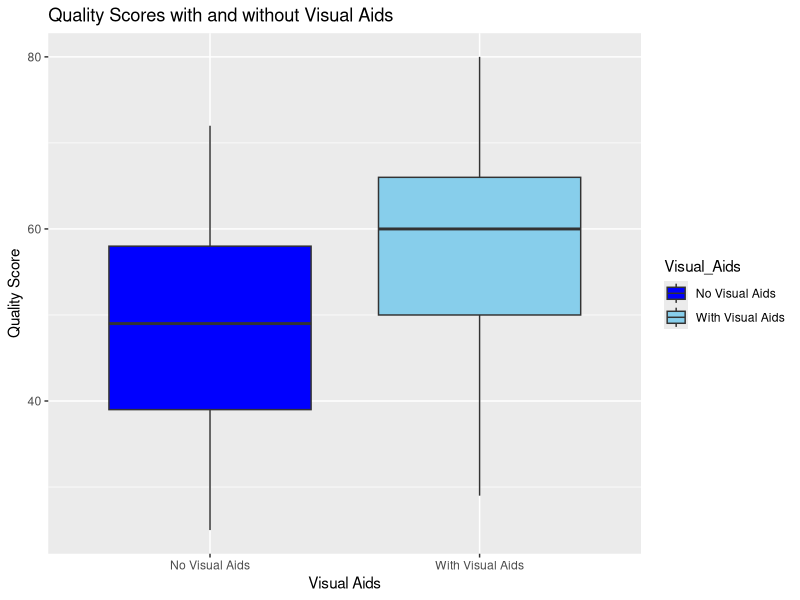

The R source for this figure: (Note: this script raises an error after producing the figure.)

# Load required libraries
library(dplyr)   # For data manipulation
library(ggplot2) # For data visualization
library(tidyr)   # For data restructuring



# Create vectors for quality scores and visual aids
quality_scores <- c(50, 60, 58, 72, 36, 51, 49, 49, 25, 52, 41, 32, 58, 39, 25, 40, 61,
                    58, 70, 60, 73, 40, 63, 54, 60, 29, 57, 66, 37, 50, 48, 80, 65, 70)

visual_aids <- rep(c("No Visual Aids", "With Visual Aids"), each = 17)

# Create a data frame
lecture_data <- data.frame(Student = 1:17, Quality_Score = quality_scores, Visual_Aids = visual_aids)

# View the first few rows of the data frame
head(lecture_data)

print(lecture_data)

View(lecture_data)


#Data Cleaning
# Check for missing values
missing_values <- sum(is.na(lecture_data))
if(missing_values > 0) {
  lecture_data <- na.omit(lecture_data)
}
missing_values

# Data Exploration
# Summary statistics
summary(lecture_data)


# Assuming lecture_data contains the quality scores and visual aids data

# Create a box plot
ggplot(lecture_data, aes(x = Visual_Aids, y = Quality_Score, fill = Visual_Aids)) +
  geom_boxplot() +
  labs(x = "Visual Aids", y = "Quality Score", title = "Quality Scores with and without Visual Aids") +
  scale_fill_manual(values = c("No Visual Aids" = "blue", "With Visual Aids" = "skyblue"))





# Observations:
# - The median quality score appears higher with visual aids compared to no visual aids.
# - There seems to be greater variability in quality scores without visual aids.



# Shapiro-Wilk test for normality
shapiro.test(lecture_data$Quality_Score)

# Descriptive statistics for quality scores
summary(lecture_data$Quality_Score)  # Summary statistics including min, 1st quartile, median, mean, 3rd quartile, and max

# Mean
mean_score <- mean(lecture_data$Quality_Score)
cat("Mean:", mean_score, "\n")

# Median
median_score <- median(lecture_data$Quality_Score)
cat("Median:", median_score, "\n")

# Standard deviation
sd_score <- sd(lecture_data$Quality_Score)
cat("Standard Deviation:", sd_score, "\n")

# Interquartile range
quartiles <- quantile(lecture_data$Quality_Score, probs = c(0.25, 0.75))
iqr <- diff(quartiles)
cat("Interquartile Range:", iqr, "\n")



# Load the e1071 package for skewness calculation
library(e1071)

# Compute skewness
skew <- skewness(lecture_data$Quality_Score)
cat("Skewness:", skew, "\n")


# If normally distributed: Mean, median, standard deviation, and confidence interval would be appropriate.
# If not normally distributed: Median, interquartile range, and non-parametric tests such as Wilcoxon signed-rank test.

# Assuming normal distribution for simplicity.


# Calculate mean and standard deviation
# Calculate mean
mean_quality <- mean(lecture_data$Quality_Score)
cat("Mean:", mean_quality, "\n")

# Calculate standard deviation
sd_quality <- sd(lecture_data$Quality_Score)
cat("Standard Deviation:", sd_quality, "\n")

# Calculate mean
mean_quality <- mean(lecture_data$Quality_Score)
cat("Mean:", mean_quality, "\n")

# Calculate standard deviation
sd_quality <- sd(lecture_data$Quality_Score)
cat("Standard Deviation:", sd_quality, "\n")




# Confidence intervals
# Calculate confidence interval (95% confidence level)
# Assuming the data follows a normal distribution
n <- length(lecture_data$Quality_Score)
stderr <- sd(lecture_data$Quality_Score) / sqrt(n)
margin_error <- qt(0.975, df = n - 1) * stderr
lower_ci <- mean(lecture_data$Quality_Score) - margin_error
upper_ci <- mean(lecture_data$Quality_Score) + margin_error
cat("95% Confidence Interval:", lower_ci, "-", upper_ci, "\n")


# Calculate mean, standard deviation, and confidence interval for each condition
condition_means <- aggregate(Quality_Score ~ Visual_Aids, data = lecture_data, mean)
condition_sds <- aggregate(Quality_Score ~ Visual_Aids, data = lecture_data, sd)

# Assuming the data follows a normal distribution, calculate confidence intervals
n <- length(lecture_data$Quality_Score)
condition_cis <- tapply(lecture_data$Quality_Score, lecture_data$Visual_Aids, function(x) {
  stderr <- sd(x) / sqrt(length(x))
  margin_error <- qt(0.975, df = length(x) - 1) * stderr
  c(mean(x) - margin_error, mean(x) + margin_error)
})

# Print the results
cat("Condition\tMean\t\tStandard Deviation\t95% Confidence Interval\n")
for (i in 1:nrow(condition_means)) {
  cat(condition_means[i, "Visual_Aids"], "\t",
      condition_means[i, "Quality_Score"], "\t",
      condition_sds[i, "Quality_Score"], "\t\t\t",
      condition_cis[[i]][1], "-", condition_cis[[i]][2], "\n")
}

# Paired t-test
t_test_result <- t.test(Quality_Score ~ Visual_Aids, data = lecture_data, paired = TRUE)

# Print the results
cat("Paired t-test results:\n")
print(t_test_result)


# Null hypothesis: There is no difference in the quality of lecture due to the number of visual aids used.
# Alternative hypothesis: There is a difference in the quality of lecture due to the number of visual aids used.

# 0.05 level of significance means that if the p-value is less than 0.05, we reject the null hypothesis.

# Print the results of the paired t-test




# Print the confidence interval
cat("95% Confidence Interval for the Mean Difference:\n")
print(t_test_result$conf.int)

# Conclusion
if (t_test_result$p.value < 0.05) {
  cat("Reject the null hypothesis. There is a significant difference in lecture quality due to the number of visual aids used.")
} else {
  cat("Fail to reject the null hypothesis. There is no significant difference in lecture quality due to the number of visual aids used.")
}




